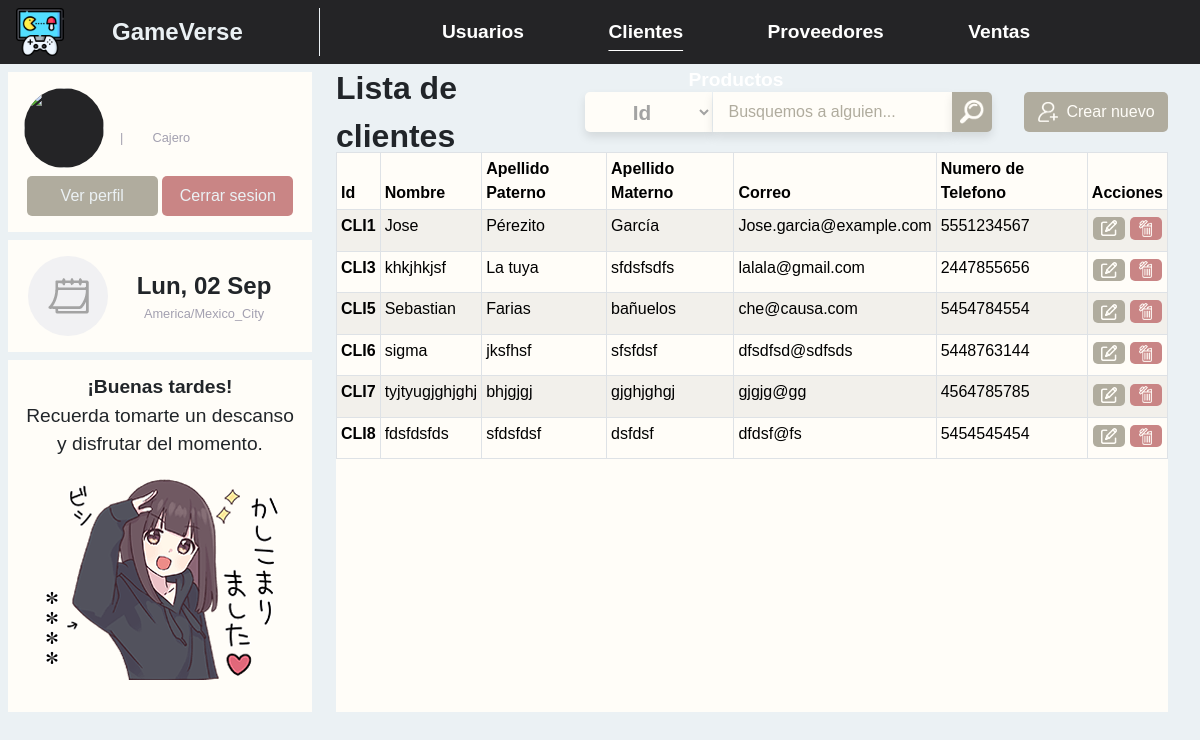
Page /public_html/lista_clientes.php on the committed database.
### tables this page shows
CREATE TABLE `clientes` (
  `id` int NOT NULL,
  `nombre` varchar(20) NOT NULL,
  `apellido_materno` varchar(20) NOT NULL,
  `apellido_paterno` varchar(20) NOT NULL,
  `calle` varchar(30) NOT NULL,
  `colonia` varchar(30) NOT NULL,
  `codigo_postal` varchar(5) NOT NULL,
  `telefono` varchar(10) NOT NULL,
  `correo` varchar(30) NOT NULL,
  `sexo` tinyint(1) NOT NULL DEFAULT '0',
  `banco` varchar(20) NOT NULL,
  `numero_cuenta` varchar(20) NOT NULL,
  `tipo_cuenta_bancaria` varchar(20) NOT NULL,
  `tipo_usuario` varchar(3) NOT NULL DEFAULT 'CLI'
);

### includes/listar_clientes.php (the view, shortened to what this page needs)
<?php
echo "
<thead>
    <tr>
        <th scope='col'>Id</th>
        <th scope='col'>Nombre</th>
        <th scope='col'>Apellido Paterno</th>
        <th scope='col'>Apellido Materno</th>
        <th scope='col'>Correo</th>
        <th scope='col'>Numero de Telefono</th>
        <th scope='col'>Acciones</th>
    </tr>
</thead>
<tbody>
";
if (isset($_POST['buscar'])) {
    $busqueda = $_POST['busqueda'];
    if ($busqueda == "") {
        echo "<script>window.location.href = 'lista_clientes.php'</script>";
        exit();
    } else {
        switch ($_POST['opcion']) {
            case "id":
                $consulta = mysqli_query($conn, "SELECT concat(tipo_usuario,id) codigo, nombre, apellido_paterno, apellido_materno, correo, tipo_usuario, id, telefono FROM clientes WHERE LOWER(concat(tipo_usuario,id)) LIKE LOWER('$busqueda%')");
                consultas($consulta);
                break;
            case "apellidos":
                $consulta = mysqli_query($conn, "SELECT concat(tipo_usuario,id) codigo, nombre, apellido_paterno, apellido_materno, correo, tipo_usuario, id, telefono FROM clientes WHERE LOWER(apellido_paterno) LIKE LOWER('$busqueda%') OR LOWER(apellido_materno) LIKE LOWER('$busqueda%') OR LOWER(nombre) LIKE LOWER('$busqueda%')");
                consultas($consulta);
                break;
            case "correo":
                $consulta = mysqli_query($conn, "SELECT concat(tipo_usuario,id) codigo, nombre, apellido_paterno, apellido_materno, correo, tipo_usuario, id, telefono FROM clientes WHERE LOWER(correo) LIKE LOWER('$busqueda%')");
                consultas($consulta);
                break;
        }
    }
} else {
    $consulta = mysqli_query($conn, "SELECT concat(tipo_usuario,id) codigo, nombre, apellido_paterno, apellido_materno, correo, tipo_usuario, id, telefono FROM clientes");
    consultas($consulta);
}
function tabla($codigo, $nombre, $apellido_paterno, $apellido_materno, $correo, $telefono ,$id)
{
        $opcion_admin_td = "
            <td class='acciones'>
                <a href='formulario_editar_cliente.php?id=" . $id. "' class='editar' ></a>
                <a class ='eliminar_cli' data-bs-toggle='modal' data-bs-target = #" . $nombre . "></a>
            </td>";
    echo "
            <tr>
                <th scope='row'>" . $codigo . "</th>
                <td>" . $nombre . "</td>
                <td>" . $apellido_paterno . "</td>
                <td>" . $apellido_materno . "</td>
                <td>" . $correo . "</td>
                <td>". $telefono ."</td>
                " . $opcion_admin_td . "
            </tr>
        ";
}
function consultas($consulta){
    if ($consulta) {
        while ($usuario = $consulta->fetch_array()) {
            tabla($usuario['codigo'], $usuario['nombre'], $usuario['apellido_paterno'], $usuario['apellido_materno'], $usuario['correo'], $usuario['telefono'], $usuario['id']);
        }
    }
}
echo "
</tbody>
    ";
?>

### assets/css/plantilla.css (style rules this page uses)
body { background-color: #ebf1f4; font-family: sans-serif; margin: 0; }

### public_html/css/lista_usuarios.css (style rules this page uses)
.table th, .table td, .table { background-color: #fffdf8; }
.acciones { text-align: center; }
.acciones a { display: inline-block; height: 1.4rem; width: 2rem; margin-top: .2rem; border-radius: 5px; }
.editar { background-color: #b0ac9e; background-image: url('../../assets/img/editar.png'); background-size: 1rem; background-position: center; background-repeat: no-repeat; transition: background-color .3s ease-in-out; }
.eliminar_cli { background-color: #c98585; background-image: url('../../assets/img/eliminar.png'); background-size: .8rem; background-position: center; background-repeat: no-repeat; transition: background-color .3s ease-in-out; }

### rows in the picture
clientes: codigo "CLI1", nombre "Jose", apellido_paterno "Pérezito", apellido_materno "García", correo "Jose.garcia@example.com", telefono "5551234567"
clientes: codigo "CLI3", nombre "khkjhkjsf", apellido_paterno "La tuya", apellido_materno "sfdsfsdfs", correo "lalala@gmail.com", telefono "2447855656"
clientes: codigo "CLI5", nombre "Sebastian", apellido_paterno "Farias", apellido_materno "bañuelos", correo "che@causa.com", telefono "5454784554"
clientes: codigo "CLI6", nombre "sigma", apellido_paterno "jksfhsf", apellido_materno "sfsfdsf", correo "dfsdfsd@sdfsds", telefono "5448763144"
clientes: codigo "CLI7", nombre "tyjtyugjghjghj", apellido_paterno "bhjgjgj", apellido_materno "gjghjghgj", correo "gjgjg@gg", telefono "4564785785"
clientes: codigo "CLI8", nombre "fdsfdsfds", apellido_paterno "sfdsfdsf", apellido_materno "dsfdsf", correo "dfdsf@fs", telefono "5454545454"

### other values in the picture
$tipo_usuario "Cajero"
$formato "Lun, 02 Sep"
$zona_horaria "America/Mexico_City"
